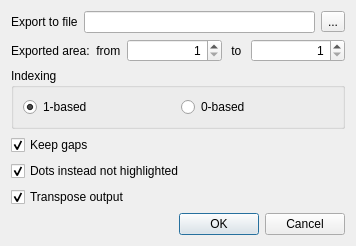
<?xml version="1.0" encoding="UTF-8"?>
<ui version="4.0">
 <class>ExportHighlightedDialog</class>
 <widget class="QDialog" name="ExportHighlightedDialog">
  <property name="geometry">
   <rect>
    <x>0</x>
    <y>0</y>
    <width>356</width>
    <height>276</height>
   </rect>
  </property>
  <property name="minimumSize">
   <size>
    <width>345</width>
    <height>219</height>
   </size>
  </property>
  <property name="windowTitle">
   <string>Export Highlighting to File</string>
  </property>
  <layout class="QVBoxLayout" name="verticalLayout">
   <property name="sizeConstraint">
    <enum>QLayout::SetMinAndMaxSize</enum>
   </property>
   <item>
    <layout class="QHBoxLayout" name="horizontalLayout">
     <item>
      <widget class="QLabel" name="fileLabel">
       <property name="text">
        <string>Export to file</string>
       </property>
      </widget>
     </item>
     <item>
      <widget class="QLineEdit" name="fileNameEdit"/>
     </item>
     <item>
      <widget class="QToolButton" name="fileButton">
       <property name="text">
        <string>...</string>
       </property>
      </widget>
     </item>
    </layout>
   </item>
   <item>
    <layout class="QHBoxLayout" name="horizontalLayout_2">
     <item>
      <widget class="QLabel" name="label">
       <property name="text">
        <string>Exported area:  from</string>
       </property>
      </widget>
     </item>
     <item>
      <widget class="QSpinBox" name="startLineEdit">
       <property name="sizePolicy">
        <sizepolicy hsizetype="Expanding" vsizetype="Fixed">
         <horstretch>0</horstretch>
         <verstretch>0</verstretch>
        </sizepolicy>
       </property>
       <property name="alignment">
        <set>Qt::AlignRight|Qt::AlignTrailing|Qt::AlignVCenter</set>
       </property>
       <property name="minimum">
        <number>1</number>
       </property>
       <property name="maximum">
        <number>500000</number>
       </property>
      </widget>
     </item>
     <item>
      <widget class="QLabel" name="label_4">
       <property name="text">
        <string> to </string>
       </property>
      </widget>
     </item>
     <item>
      <widget class="QSpinBox" name="endLineEdit">
       <property name="sizePolicy">
        <sizepolicy hsizetype="Expanding" vsizetype="Fixed">
         <horstretch>0</horstretch>
         <verstretch>0</verstretch>
        </sizepolicy>
       </property>
       <property name="alignment">
        <set>Qt::AlignRight|Qt::AlignTrailing|Qt::AlignVCenter</set>
       </property>
       <property name="minimum">
        <number>1</number>
       </property>
      </widget>
     </item>
    </layout>
   </item>
   <item>
    <widget class="QGroupBox" name="gapGroup">
     <property name="sizePolicy">
      <sizepolicy hsizetype="Preferred" vsizetype="Fixed">
       <horstretch>0</horstretch>
       <verstretch>0</verstretch>
      </sizepolicy>
     </property>
     <property name="title">
      <string>Indexing</string>
     </property>
     <layout class="QHBoxLayout" name="horizontalLayout_3">
      <property name="sizeConstraint">
       <enum>QLayout::SetMinAndMaxSize</enum>
      </property>
      <item>
       <widget class="QRadioButton" name="oneIndexRB">
        <property name="text">
         <string>1-based</string>
        </property>
        <property name="checked">
         <bool>true</bool>
        </property>
       </widget>
      </item>
      <item>
       <widget class="QRadioButton" name="zeroIndexRB">
        <property name="text">
         <string>0-based</string>
        </property>
        <property name="checked">
         <bool>false</bool>
        </property>
       </widget>
      </item>
     </layout>
    </widget>
   </item>
   <item>
    <widget class="QCheckBox" name="keepGapsBox">
     <property name="text">
      <string>Keep gaps</string>
     </property>
     <property name="checked">
      <bool>true</bool>
     </property>
    </widget>
   </item>
   <item>
    <widget class="QCheckBox" name="dotsBox">
     <property name="text">
      <string>Dots instead not highlighted</string>
     </property>
     <property name="checked">
      <bool>true</bool>
     </property>
    </widget>
   </item>
   <item>
    <widget class="QCheckBox" name="transposeBox">
     <property name="text">
      <string>Transpose output</string>
     </property>
     <property name="checked">
      <bool>true</bool>
     </property>
    </widget>
   </item>
   <item>
    <widget class="QDialogButtonBox" name="buttonBox">
     <property name="standardButtons">
      <set>QDialogButtonBox::Cancel|QDialogButtonBox::Ok</set>
     </property>
    </widget>
   </item>
  </layout>
 </widget>
 <resources/>
 <connections>
  <connection>
   <sender>buttonBox</sender>
   <signal>accepted()</signal>
   <receiver>ExportHighlightedDialog</receiver>
   <slot>accept()</slot>
   <hints>
    <hint type="sourcelabel">
     <x>167</x>
     <y>193</y>
    </hint>
    <hint type="destinationlabel">
     <x>167</x>
     <y>106</y>
    </hint>
   </hints>
  </connection>
  <connection>
   <sender>buttonBox</sender>
   <signal>rejected()</signal>
   <receiver>ExportHighlightedDialog</receiver>
   <slot>reject()</slot>
   <hints>
    <hint type="sourcelabel">
     <x>167</x>
     <y>193</y>
    </hint>
    <hint type="destinationlabel">
     <x>167</x>
     <y>106</y>
    </hint>
   </hints>
  </connection>
 </connections>
</ui>
